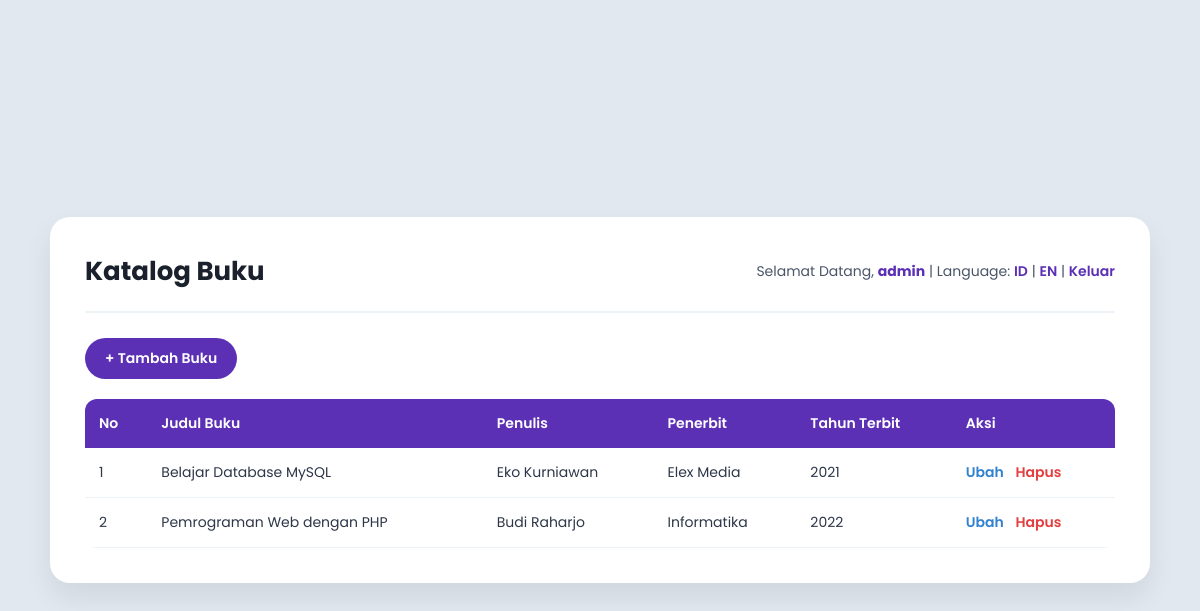
/index.php (signed in), run on the app's committed database.
### tables this page shows
CREATE TABLE `buku` (
  `id` int(11) NOT NULL,
  `judul` varchar(150) NOT NULL,
  `penulis` varchar(100) NOT NULL,
  `penerbit` varchar(100) NOT NULL,
  `tahun_terbit` int(4) NOT NULL
);

### session_init.php (called while the page is built, shortened)
<?php
$lang_code = $_SESSION['lang'] ?? 'id';
$lang = require __DIR__ . "/lang/{$lang_code}.php";
function sanitize($data) {
    return htmlspecialchars(trim($data), ENT_QUOTES, 'UTF-8');
}
?>

### lang/id.php (called while the page is built)
<?php
return [
    'title' => 'Katalog Buku',
    'welcome' => 'Selamat Datang',
    'login' => 'Masuk',
    'logout' => 'Keluar',
    'username' => 'Nama Pengguna',
    'password' => 'Kata Sandi',
    'new_password' => 'Kata Sandi Baru',
    'secret_key' => 'Kunci Rahasia (Secret Key)',
    'forgot_password' => 'Lupa Kata Sandi?',
    'reset_password' => 'Atur Ulang Password',
    'back_to_login' => 'Kembali ke Login',
    'add_data' => 'Tambah Buku',
    'edit_data' => 'Ubah Buku',
    'delete' => 'Hapus',
    'edit' => 'Ubah',
    'save' => 'Simpan',
    'cancel' => 'Batal',
    'judul' => 'Judul Buku',
    'penulis' => 'Penulis',
    'penerbit' => 'Penerbit',
    'tahun' => 'Tahun Terbit',
    'action' => 'Aksi',
    'confirm_delete' => 'Apakah Anda yakin ingin menghapus data ini?'
];

### index.php (the view, shortened to what this page needs)
<?php
require_once 'config/database.php';
require_once 'session_init.php';
$query = "SELECT * FROM buku ORDER BY id DESC";
$result = mysqli_query($conn, $query);
?>
<!DOCTYPE html>
<html lang="<?= $lang_code; ?>">
<head>
    <link rel="stylesheet" href="assets/style.css">
</head>
<body>
    <div class="dashboard-container">
        <div class="top-bar">
            <h2><?= $lang['title']; ?></h2>
            <div class="user-info">
                <?= $lang['welcome']; ?>, <strong><?= sanitize($_SESSION['username']); ?></strong> |
                Language: <a href="?lang=id">ID</a> | <a href="?lang=en">EN</a> |
                <a href="logout.php"><?= $lang['logout']; ?></a>
            </div>
        </div>
        <div class="action-bar">
            <a href="tambah.php" class="btn-add">+ <?= $lang['add_data']; ?></a>
        </div>
        <div class="table-responsive">
            <table class="crud-table">
                <thead>
                    <tr>
                        <th>No</th>
                        <th><?= $lang['judul']; ?></th>
                        <th><?= $lang['penulis']; ?></th>
                        <th><?= $lang['penerbit']; ?></th>
                        <th><?= $lang['tahun']; ?></th>
                        <th><?= $lang['action']; ?></th>
                    </tr>
                </thead>
                <tbody>
                    <?php $no = 1; while ($row = mysqli_fetch_assoc($result)): ?>
                    <tr>
                        <td><?= $no++; ?></td>
                        <td><?= sanitize($row['judul']); ?></td>
                        <td><?= sanitize($row['penulis']); ?></td>
                        <td><?= sanitize($row['penerbit']); ?></td>
                        <td><?= sanitize($row['tahun_terbit']); ?></td>
                        <td>
                            <a href="edit.php?id=<?= $row['id']; ?>" class="btn-action-edit"><?= $lang['edit']; ?></a>
                            <a href="hapus.php?id=<?= $row['id']; ?>" class="btn-action-delete" onclick="return confirm('<?= $lang['confirm_delete']; ?>')"><?= $lang['delete']; ?></a>
                        </td>
                    </tr>
                    <?php endwhile; ?>
                </tbody>
            </table>
        </div>
    </div>
</body>
</html>

### assets/style.css (style rules this page uses)
* { margin: 0; padding: 0; box-sizing: border-box; font-family: 'Poppins', sans-serif; }
body { background: #e2e8f0; min-height: 100vh; display: flex; justify-content: center; align-items: center; padding: 20px; }
.dashboard-container { width: 100%; max-width: 1100px; background: #ffffff; padding: 35px; border-radius: 20px; box-shadow: 0 14px 28px rgba(0,0,0,0.08); }
.top-bar { display: flex; justify-content: space-between; align-items: center; padding-bottom: 20px; border-bottom: 2px solid #edf2f7; margin-bottom: 25px; }
.top-bar h2 { color: #1a202c; font-size: 26px; font-weight: 700; }
.user-info { font-size: 14px; color: #4a5568; }
.user-info strong { color: #5c30b5; }
.user-info a { color: #5c30b5; text-decoration: none; font-weight: 600; }
.action-bar { display: flex; justify-content: space-between; align-items: center; margin-bottom: 20px; }
.btn-add { background-color: #5c30b5; color: #ffffff; padding: 10px 20px; border-radius: 25px; text-decoration: none; font-size: 14px; font-weight: 600; transition: background-color 0.3s ease; display: inline-block; }
.table-responsive { overflow-x: auto; }
.crud-table { width: 100%; border-collapse: collapse; border-radius: 12px; overflow: hidden; }
.crud-table th { background-color: #5c30b5; color: #ffffff; padding: 14px; text-align: left; font-size: 14px; font-weight: 600; }
.crud-table td { padding: 14px; border-bottom: 1px solid #edf2f7; color: #2d3748; font-size: 14px; }
.btn-action-edit { color: #3182ce; text-decoration: none; font-weight: 600; margin-right: 8px; }
.btn-action-delete { color: #e53e3e; text-decoration: none; font-weight: 600; }

### data on the page
buku: judul "Belajar Database MySQL", penulis "Eko Kurniawan", penerbit "Elex Media", tahun_terbit "2021"
buku: judul "Pemrograman Web dengan PHP", penulis "Budi Raharjo", penerbit "Informatika", tahun_terbit "2022"

### other printed values
$lang['title'] "Katalog Buku"
$lang['welcome'] "Selamat Datang"
$_SESSION['username'] "admin"
$lang['logout'] "Keluar"
$lang['add_data'] "Tambah Buku"
$lang['judul'] "Judul Buku"
$lang['penulis'] "Penulis"
$lang['penerbit'] "Penerbit"
$lang['tahun'] "Tahun Terbit"
$lang['action'] "Aksi"
